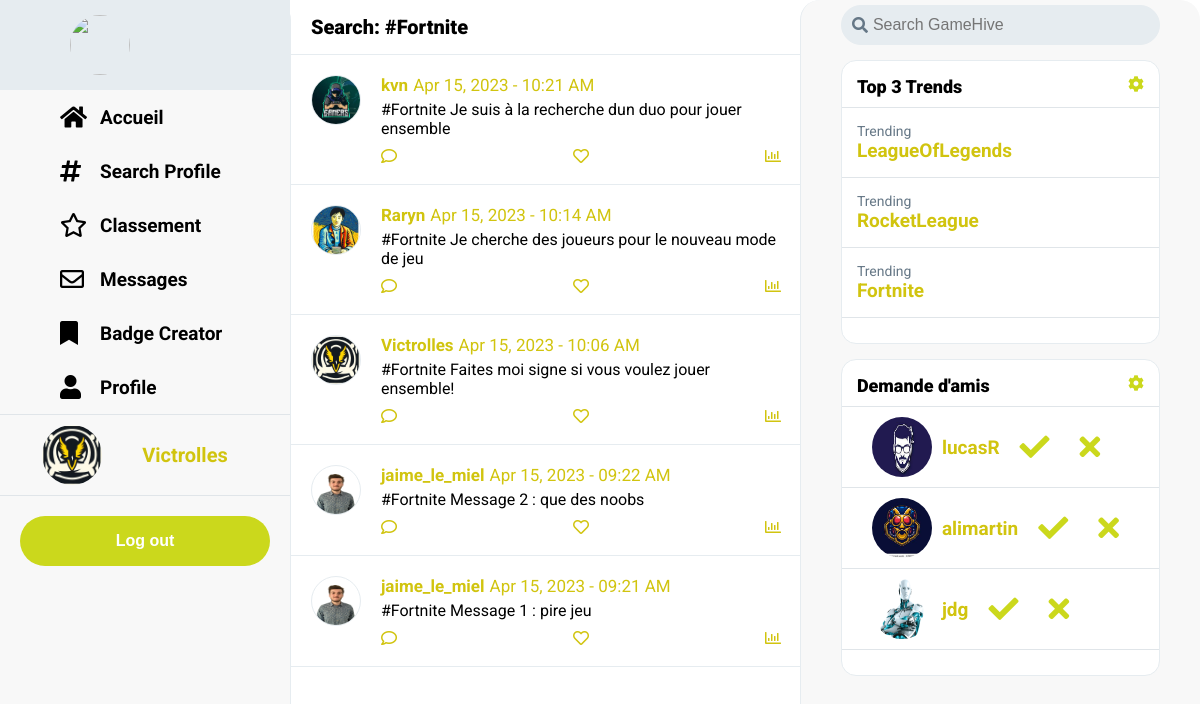
/search.php?search_texte=Fortnite (signed in), run on the app's committed database.
### tables this page shows
CREATE TABLE `profil` (
  `id` int(11) NOT NULL,
  `name` varchar(100) NOT NULL,
  `surname` varchar(100) NOT NULL,
  `pseudo` varchar(100) NOT NULL,
  `avatar` varchar(200) NOT NULL,
  `datedenaissance` date NOT NULL,
  `email` varchar(100) NOT NULL,
  `description` varchar(250) NOT NULL,
  `password` varchar(100) NOT NULL
);

CREATE TABLE `post` (
  `id` int(11) NOT NULL,
  `id_profil` int(11) NOT NULL,
  `texte` varchar(250) NOT NULL,
  `image` varchar(250) DEFAULT NULL,
  `date` varchar(100) NOT NULL
);

### php/database.php (called while the page is built, shortened)
<?php
function GetIdFromPseudo($pseudo) {
  global $conn;
  if (!isset($pseudo) || empty($pseudo)){
    $pseudo = $_COOKIE["pseudo"];
  }
  $sql = "SELECT
            *
          FROM
            profil
          WHERE
            pseudo = '$pseudo'";
  $result = $conn->query($sql);
  $row = $result->fetch_assoc();
  $id_profil = $row["id"];
  return $id_profil;
}
?>

### search.php (the view, shortened to what this page needs)
<?php
include_once "php/database.php";
?>
<html lang="fr">
    <?php include "php/header.php";?>
    <body>
        <div class="grid-container">
            <?php require_once('php/left-sidebar.php'); ?>
            <div class="main">
<?php
    $search_texte = $_GET['search_texte'];
    $sql = "SELECT
                POS.id AS id_post,
                PRO.pseudo, PRO.avatar,
                POS.texte,
                POS.date,
                POS.image
            FROM
                post POS
            INNER JOIN
                profil PRO
                    ON
                        POS.id_profil = PRO.id
            WHERE
                POS.texte LIKE '%#$search_texte%'
            ORDER BY
                date DESC";
    $data = mysqli_query($conn, $sql);
    function toDate($date) {
        $date = new DateTime($date);
        return $date->format('M d, Y - h:i A');
    }
    echo "<p class='page__title'>Search: #$search_texte</p>";
    if (mysqli_num_rows($data) == 0){
        echo "<p>No results found</p>";
    } else {
    while($row=mysqli_fetch_assoc($data))
    {
        $pseudo = $row['pseudo'];
        $avatar = $row['avatar'];
        $post_text = $row['texte'];
        $post_date = $row['date'];
    ?>
    <div class="tweet__box">
        <div class="tweet__left">
            <img src="<?php echo $avatar?>" alt="avatar">
        </div>
        <div class="tweet__body">
            <a href="profil.php?pseudo=<?php echo $pseudo; ?>">
                <div class="tweet__header">
                    <p class="tweet__name"><?php echo $pseudo; ?></p>
                    <p class="tweet__date"><?php echo toDate($post_date)?></p>
                </div>
            </a>
            <p class="tweet__text"><?php echo $post_text; ?></p>
            <div class="tweet__icons">
                <a href=""><i class="far fa-comment"></i></a>
                <a href=""><i class="far fa-reply"></i></a>
                <a href=""><i class="far fa-heart"></i></a>
                <a href=""><i class="far fa-upload"></i></a>
                <a href=""><i class="far fa-chart-bar"></i></a>
            </div>
        </div>
    </div>
    <?php
        }
    }
    ?>
            </div>
            <?php require_once('php/right-sidebar.php'); ?>
        </div>
    </body>
</html>

### php/left-sidebar.php (shortened to what this page needs)
<?php
$pseudo_sidebar = $_COOKIE['pseudo'];
$sql = "SELECT
            *
        FROM
            profil
        WHERE
            pseudo = '$pseudo_sidebar'";
$result = $conn->query($sql);
$row = $result->fetch_assoc();
$avatar_sidebar = $row["avatar"];
$path = parse_url($_SERVER['REQUEST_URI'], PHP_URL_PATH);
$fileName = pathinfo($path, PATHINFO_FILENAME);
?>
<div class="sidebar">
    <ul style="list-style: none">
        <li>
            <img class="ico" src="images/avatar.png" alt="">
        </li>
        <li class="<?php echo ($fileName == 'accueil') ? 'active__menu' : ''; ?>">
            <i class="fa fa-home"></i>
            <span>
                <a href="accueil.php">
                    <p>Accueil</p>
                </a>
            </span>
        </li>
        <li class="<?php echo ($fileName == 'search_profile') ? 'active__menu' : ''; ?>">
            <i class="fa fa-hashtag"></i>
            <span>
                <a href="search_profile.php">
                    <p>Search Profile</p>
                </a>
            </span>
        </li>
        <li class="<?php echo ($fileName == 'classement') ? 'active__menu' : ''; ?>">
            <i class="far fa-star"></i>
            <span>
                <a href="classement.php">
                    <p>Classement</p>
                </a>
            </span>
        </li>
        <li class="<?php echo ($fileName == 'messagerie') ? 'active__menu' : ''; ?>">
            <i class="far fa-envelope"></i>
            <span>
                <a href="messagerie.php">
                    <p>Messages</p>
                </a>
            </span>
        </li>
        <li class="<?php echo ($fileName == 'badge_creator') ? 'active__menu' : ''; ?>">
            <i class="fa fa-bookmark"></i>
            <span>
                <a href="badge_creator.php">
                    <p>Badge Creator</p>
                </a>
            </span>
        </li>
        <li class="<?php echo ($fileName == 'profil') ? 'active__menu' : ''; ?>">
            <i class="fa fa-user"></i>
            <span>
                <a href=<?php echo "profil.php?pseudo=$pseudo_sidebar"?>>
                    <p>Profile</p>
                </a>
            </span>
        </li>
    </ul>
    <div class="profile">
        <img class="profile__avatar ico" src="<?php echo $avatar_sidebar; ?>" alt="">
        <div class="profile__info">
            <p class="profile__pseudo"><?php echo $pseudo_sidebar; ?></p>
        </div>
    </div>
    <form class="logout" method="post">
        <button class="sidebar__tweet" type="submit" name="deconnexion">Log out</button>
    </form>
</div>

### php/right-sidebar.php (shortened to what this page needs)
<?php
$sql = "SELECT
            SUBSTRING(tag, 2) AS hashtag,
            COUNT(*) AS count
        FROM (  SELECT
                    SUBSTRING_INDEX(SUBSTRING_INDEX(texte, ' ', numbers.n), ' ', -1) AS tag
                FROM
                    post
                CROSS JOIN
                    (SELECT 1 n UNION SELECT 2 UNION SELECT 3 UNION SELECT 4 UNION SELECT 5) numbers
                WHERE
                    CHAR_LENGTH(texte) - CHAR_LENGTH(REPLACE(texte, ' ', '')) + 1 >= numbers.n) tags
        WHERE
            tag REGEXP '^#[a-zA-Z0-9_]+$'
        GROUP BY
            hashtag
        ORDER BY
            count DESC
        LIMIT 3;";
$data = mysqli_query($conn, $sql);
?>
<div class="right__sidebar">
    <div class="search-container">
        <a href="#" class="search-btn" onclick="submitForm();">
            <i class="fa fa-search"></i>
        </a>
        <form id="search-form" method="GET" action="search.php">
            <input type="text" name="search_texte" placeholder="Search GameHive" class="search-input">
        </form>
    </div>
    <div class="trends__container">
        <div class="trends__box">
            <div class="trends__header">
                <p>Top 3 Trends</p>
                <i class="fa fa-cog"></i>
            </div>
            <div class="trends__body">
                <?php
                while($row=mysqli_fetch_assoc($data))
                {
                    $hashtag = $row['hashtag'];
                    ?>
                    <div class="trend texte">
                        <span>Trending</span>
                        <?php echo "<a href='search.php?search_texte=$hashtag'><p>$hashtag</p></a>";?>
                    </div>
                <?php
                }
                ?>
            </div>
            <div class="trends__footer">
            </div>
        </div>
    </div>
    <?php
    $id_profil_self = GetIdFromPseudo("");
    $sql = "SELECT
                PRO.id,
                PRO.avatar,
                PRO.pseudo
            FROM
                friend FRI
            INNER JOIN
                profil PRO
                    ON
                        FRI.id_profil1 = PRO.id
            WHERE
                id_profil2 = $id_profil_self
            AND
                FRI.accepter = 0";
    $result = $conn->query($sql);
    ?>
    <div class="trends__container">
        <div class="trends__box">
            <div class="trends__header">
                <p>Demande d'amis</p>
                <i class="fa fa-cog"></i>
            </div>
            <div class="trends__body">
                <?php
                while($row=mysqli_fetch_assoc($result))
                {
                    $id = $row['id'];
                    $pseudo = $row['pseudo'];
                    $avatar = $row['avatar'];
                    echo "  <div class='friends__lists__item'>
                                <div class='avatar'>
                                    <a href='profil.php?pseudo=$pseudo'>
                                        <img class='ico' src='$avatar' alt='Avatar'>
                                    </a>
                                </div>
                                <div class='pseudo'>
                                    <a href='profil.php?pseudo=$pseudo'>
                                        <p>$pseudo</p>
                                    </a>
                                </div>
                                <div class='decision'>
                                    <a href='php/accepter.php?id=$id'>
                                        <i class='fa fa-check'></i>
                                    </a>
                                </div>
                                <div class='decision'>
                                    <a href='php/refuser.php?id=$id'>
                                        <i class='fa fa-times'></i>
                                    </a>
                                </div>
                            </div>";
                }
                ?>
            </div>
            <div class="trends__footer">
            </div>
        </div>
    </div>
</div>

### css/style.css (style rules this page uses)
:root { --twitter-color: #cbd81c; --twitter-background: #e6ecf0; --twitter-text-color: rgb(209, 196, 15); }
html { font-size: 62.5%; }
body { font-family: 'Roboto', sans-serif; font-size: 1.6rem; background-image: none; }
* { margin: 0; padding: 0; box-sizing: border-box; text-decoration: none; }
.sidebar { border-right: 1px solid var(--twitter-background); }
.right__sidebar { border-left: 1px solid var(--twitter-background); }
.grid-container { display: grid; width: 100%; max-width: 1850px ; margin: 0 auto; grid-template-columns: 0.8fr 1.4fr 1.1fr; grid-template-rows: 0.8fr 1.5fr 1fr; gap : 0px 0px; grid-template-areas: "sidebar main right__sidebar ." "sidebar main right__sidebar ." "sidebar main right__sidebar ."; }
.sidebar { grid-area: sidebar; }
.main { grid-area: main; }
.right__sidebar { grid-area: right__sidebar; }
.sidebar, .right__sidebar { background-color: #f8f8f8; border-radius: 2rem; }
.trends__box { border: 1px solid var(--twitter-background); }
.page__title { font-weight: 900; font-size: 20px; padding: 15px 20px; border-bottom: 1px solid var(--twitter-background); position: sticky; top: 0; z-index: 999; }

### css/tweet-box.css (style rules this page uses)
.tweet__box { padding: 20px 15px 20px 0; border-bottom: 1px solid var(--twitter-background); display: flex; }
.tweet__body { width: 100%; }
.tweet__header { display: flex; margin-bottom: 5px; }
.tweet__name { font-weight: 700; }
.tweet__name, .tweet__username, .tweet__date { color: var(--twitter-text-color); font-size: 1.7rem; }
.tweet__header p { margin-right: 5px; }
.tweet__left img { width: 50px; height: 50px; border-radius: 50px; border: 1px solid var(--twitter-background); margin: 0 20px; }
.tweet__icons { width: 100%; max-width: 400px; display: flex; justify-content: space-between; margin-top: 10px; }
.tweet__icons i { color: var(--twitter-text-color); }

### css/left-sidebar.css (style rules this page uses)
.sidebar__tweet { background-color: var(--twitter-color); border:none; color: #fff; font-weight: 700; text-transform: inherit; border-radius: 30px; height: 50px; width: 100%; font-size: 16px; cursor: pointer; }
.sidebar { position: sticky; top: 0; height: 100vh; }
.sidebar ul li { text-decoration: none; padding: 15px 60px; font-weight: 700; font-size: 19px; align-items: center; display: flex; }
.sidebar ul li p { color:black; }
.sidebar .profile__info, .sidebar ul a { text-decoration: none; color: var(--twitter-text-color); font-weight: 700; font-size: 19px; }
.sidebar ul li i { font-size:24px; width: 25px; }
.sidebar ul li span { margin-left:15px; }
.ico { width: 6rem; height: 6rem; border-radius: 50%; border: 1px solid var(yellow); margin: 0 10px; }
.sidebar .profile { display: flex; align-items: center; justify-content: center; padding: 1rem 2rem; border-bottom: 1px solid #e0e5e9; border-top: 1px solid #e0e5e9; }
.sidebar .logout { margin: 2rem; }

### css/right-sidebar.css (style rules this page uses)
.right__sidebar { position: sticky; top: 0; height: 100vh; }
.search-container { display:flex; align-items: center; justify-content: left; background-color: var(--twitter-background); border-radius: 30px; padding:10px; margin: 5px auto; width: 80%; cursor: pointer; border: 1px solid var(--twitter-background); }
.search-container .search-input { border: none; outline: none; font-weight: 500; font-size: 16px; background-color: rgba(0,0,0,0); }
.search-container .search-btn .fa { color: rgb(101, 119, 134); font-size: 16px; margin-right: 5px; }
.trends__box { background-color: white; border-radius: 15px; margin: 15px auto; width: 80%; cursor: pointer; }
.trends__header { display:flex; width: 100%; border-bottom: 1px solid #e0e5e9; padding: 15px 15px 10px; }
.trend { border-bottom: 1px solid #e0e5e9; padding: 15px; }
.trends__body span { font-size: 14px; color: rgb(101, 119, 134); }
.trends__body p { font-weight: 700; }
.trends__footer { display:flex; width: 100%; padding: 15px 15px 10px; }
.trends__header p, .trends__footer p { width: 100%; font-size: 18px; font-weight: 900; }
.trends__header .fa-cog { color:var(--twitter-color); }
.decision { padding-left : 2rem; }
.decision .fa { color: var(--twitter-color); font-size: 3rem; margin-right: 1rem; }

### css/messages.css (style rules this page uses)
.friends__lists__item { display: flex; align-items: center; justify-content: left; padding: 1rem 2rem; border-bottom: 1px solid #e0e5e9; cursor: pointer; }
.pseudo a , .name, #img, .container { text-decoration: none; color: var(--twitter-text-color); font-weight: 700; font-size: 19px; }
.texte p { text-decoration: none; color: var(--twitter-text-color); font-weight: 700; font-size: 19px; border : none; }

### data on the page
profil: avatar (picture)
post: id_profil.avatar (picture), id_profil.pseudo "kvn", date "Apr 15, 2023 - 10:21 AM", texte "#Fortnite Je suis à la recherche dun duo pour jouer ensemble"
post: id_profil.avatar (picture), id_profil.pseudo "Raryn", date "Apr 15, 2023 - 10:14 AM", texte "#Fortnite Je cherche des joueurs pour le nouveau mode de jeu"
post: id_profil.avatar (picture), id_profil.pseudo "Victrolles", date "Apr 15, 2023 - 10:06 AM", texte "#Fortnite Faites moi signe si vous voulez jouer ensemble!"
post: id_profil.avatar (picture), id_profil.pseudo "jaime_le_miel", date "Apr 15, 2023 - 09:22 AM", texte "#Fortnite Message 2 : que des noobs"
post: id_profil.avatar (picture), id_profil.pseudo "jaime_le_miel", date "Apr 15, 2023 - 09:21 AM", texte "#Fortnite Message 1 : pire jeu"
profil: avatar (picture), pseudo "lucasR"
profil: avatar (picture), pseudo "alimartin"
profil: avatar (picture), pseudo "jdg"

### other printed values
$pseudo_sidebar "Victrolles"
$search_texte "Fortnite"
$hashtag "LeagueOfLegends"
$hashtag "RocketLeague"
$hashtag "Fortnite"
